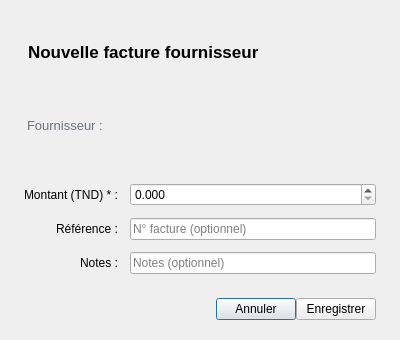
<?xml version='1.0' encoding='UTF-8'?>
<ui version="4.0">
 <class>InvoiceDialog</class>
 <widget class="QDialog" name="InvoiceDialog">
  <property name="geometry"><rect><x>0</x><y>0</y><width>400</width><height>340</height></rect></property>
  <property name="windowTitle"><string>Ajouter une facture</string></property>
  <property name="minimumWidth"><number>400</number></property>
  <property name="maximumWidth"><number>400</number></property>
  <layout class="QVBoxLayout" name="rootLayout">
   <property name="leftMargin"><number>0</number></property><property name="topMargin"><number>0</number></property>
   <property name="rightMargin"><number>0</number></property><property name="bottomMargin"><number>0</number></property>
   <property name="spacing"><number>0</number></property>
   <item>
    <widget class="QLabel" name="dialogTitle">
     <property name="text"><string>Nouvelle facture fournisseur</string></property>
     <property name="styleSheet"><string>font-size: 17px; font-weight: 700; padding: 20px 24px 4px;</string></property>
    </widget>
   </item>
   <item>
    <widget class="QLabel" name="supplierSub">
     <property name="text"><string>Fournisseur : <b>—</b></string></property>
     <property name="styleSheet"><string>font-size: 13px; color: #6B7280; padding: 0 24px 12px;</string></property>
    </widget>
   </item>
   <item>
    <layout class="QFormLayout" name="formLayout">
     <property name="leftMargin"><number>24</number></property><property name="topMargin"><number>8</number></property>
     <property name="rightMargin"><number>24</number></property><property name="bottomMargin"><number>16</number></property>
     <property name="spacing"><number>12</number></property>
     <property name="labelAlignment"><set>Qt::AlignRight|Qt::AlignVCenter</set></property>
     <item row="0" column="0"><widget class="QLabel" name="lblAmount"><property name="text"><string>Montant (TND) * :</string></property></widget></item>
     <item row="0" column="1">
      <widget class="PriceSpinBox" name="amount">
       <property name="minimumHeight"><number>42</number></property>
       <property name="maximum"><double>9999999.000000000000000</double></property>
       <property name="decimals"><number>3</number></property>
      </widget>
     </item>
     <item row="1" column="0"><widget class="QLabel" name="lblRef"><property name="text"><string>Référence :</string></property></widget></item>
     <item row="1" column="1">
      <widget class="QLineEdit" name="ref">
       <property name="minimumHeight"><number>38</number></property>
       <property name="placeholderText"><string>N° facture (optionnel)</string></property>
      </widget>
     </item>
     <item row="2" column="0"><widget class="QLabel" name="lblNotes"><property name="text"><string>Notes :</string></property></widget></item>
     <item row="2" column="1">
      <widget class="QLineEdit" name="notes">
       <property name="minimumHeight"><number>38</number></property>
       <property name="placeholderText"><string>Notes (optionnel)</string></property>
      </widget>
     </item>
    </layout>
   </item>
   <item>
    <layout class="QHBoxLayout" name="btnRow">
     <property name="leftMargin"><number>24</number></property><property name="topMargin"><number>8</number></property>
     <property name="rightMargin"><number>24</number></property><property name="bottomMargin"><number>20</number></property>
     <item><spacer><property name="orientation"><enum>Qt::Horizontal</enum></property><property name="sizeHint" stdset="0"><size><width>40</width><height>20</height></size></property></spacer></item>
     <item>
      <widget class="QPushButton" name="btnCancel">
       <property name="text"><string>Annuler</string></property>
       <property name="cssClass" stdset="0"><string>btnSecondary</string></property>
      </widget>
     </item>
     <item>
      <widget class="QPushButton" name="btnOk">
       <property name="text"><string>Enregistrer</string></property>
      </widget>
     </item>
    </layout>
   </item>
  </layout>
 </widget>
 <customwidgets>
  <customwidget>
   <class>PriceSpinBox</class>
   <extends>QDoubleSpinBox</extends>
   <header>app/views/widgets/price_input.h</header>
  </customwidget>
 </customwidgets>
 <resources /><connections />
</ui>
